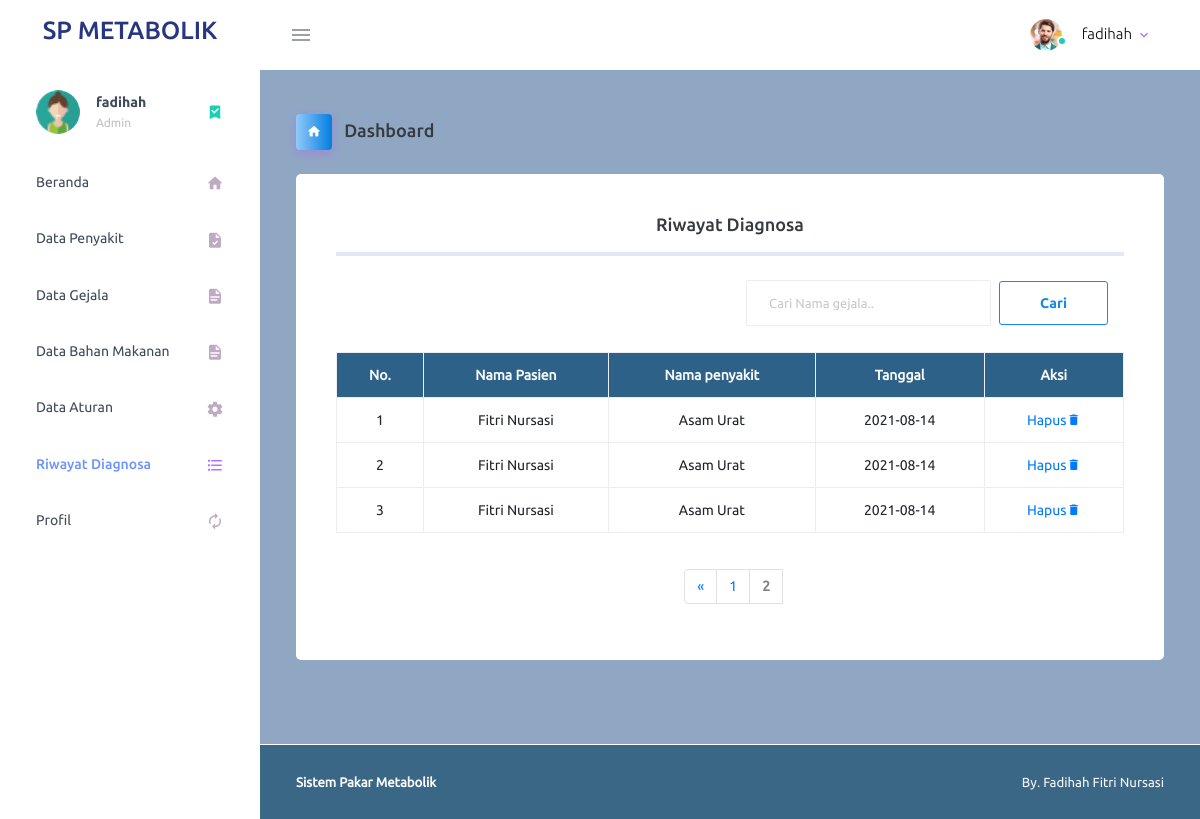
The page /page/dokter/riwayat_diagnosa.php?halaman=2 (signed in) on the database as committed earlier.
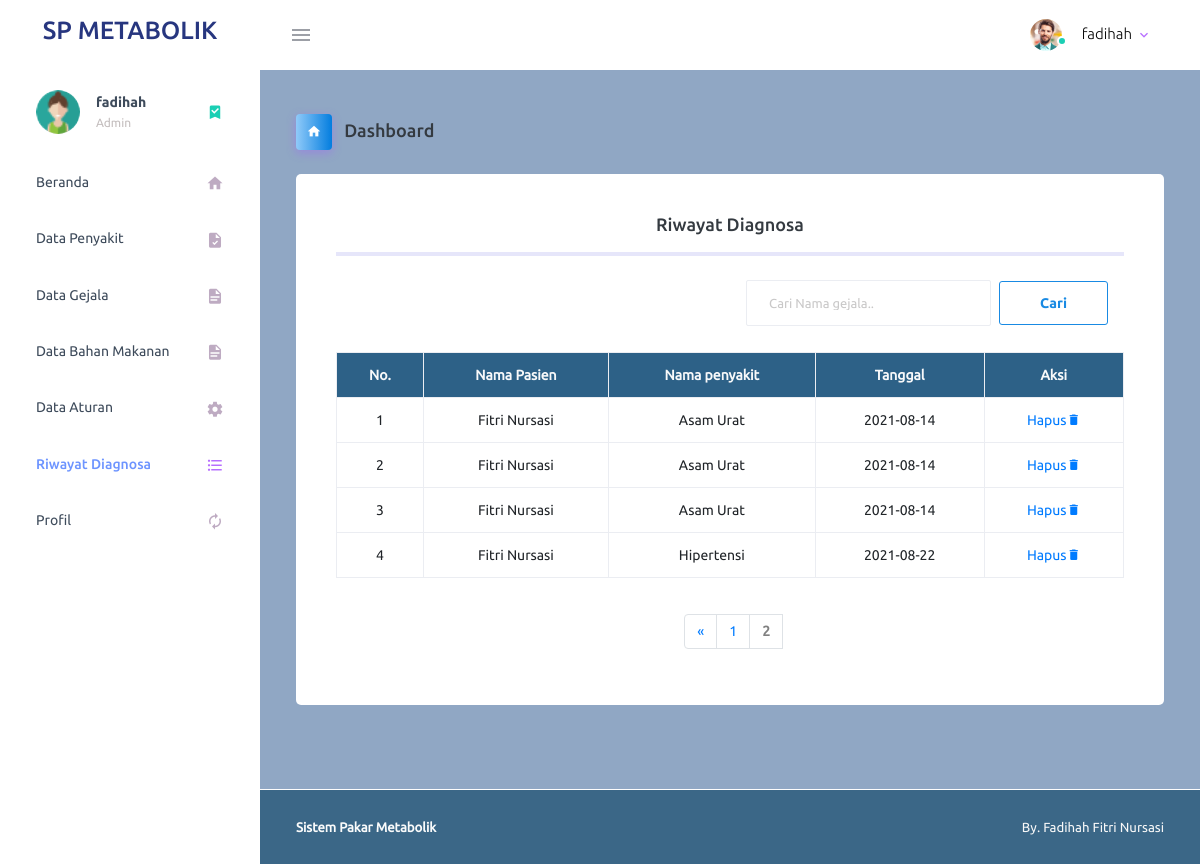
The same page on the database as committed later.
### tables this page shows
CREATE TABLE `hasilkonsultasi` (
  `id_konsultasi` int(11) NOT NULL,
  `id_user` int(11) NOT NULL,
  `id_penyakit` int(11) NOT NULL,
  `tanggal` date NOT NULL,
  `presentation` varchar(10) DEFAULT NULL
);

CREATE TABLE `user` (
  `id_user` int(5) NOT NULL,
  `nama` varchar(30) NOT NULL,
  `username` varchar(15) NOT NULL,
  `email` varchar(30) NOT NULL,
  `jk` varchar(10) NOT NULL,
  `password` varchar(255) NOT NULL,
  `role` varchar(10) DEFAULT NULL,
  `tgl_lahir` date DEFAULT NULL
);

CREATE TABLE `penyakit` (
  `id_penyakit` int(5) NOT NULL,
  `kode_penyakit` varchar(5) NOT NULL,
  `nama_penyakit` varchar(40) NOT NULL,
  `gambar` varchar(100) NOT NULL,
  `keterangan` text NOT NULL,
  `solusi` text NOT NULL,
  `penyebab` text NOT NULL
);

### page/koneksi.php (called while the page is built, shortened)
<?php
$conn = mysqli_connect("localhost", "root", "", "metabolik");
function query($query) {
    global $conn;
    $result = mysqli_query($conn, $query);
    $rows = [];
    while( $row = mysqli_fetch_assoc($result) ) {
        $rows[] = $row;
    }
    return $rows;
}
?>

### page/dokter/riwayat_diagnosa.php (the view, shortened to what the changed rows need)
<?php
require '../koneksi.php';
$jumlahdataperhalaman = 5;
$jumlahdata = count(query("SELECT*FROM hasilkonsultasi"));
$jumlahhalaman = ceil($jumlahdata/$jumlahdataperhalaman);
$halamanaktif = (isset($_GET["halaman"])) ? $_GET["halaman"]:1;
$awaldata = ($jumlahdataperhalaman * $halamanaktif) - $jumlahdataperhalaman;
$dhk = query("SELECT user.nama, penyakit.nama_penyakit,hasilkonsultasi.tanggal,hasilkonsultasi.id_konsultasi
              FROM user, penyakit, hasilkonsultasi
                WHERE user.id_user=hasilkonsultasi.id_user
                  AND penyakit.id_penyakit=hasilkonsultasi.id_penyakit
                  ORDER BY tanggal asc LIMIT $awaldata, $jumlahdataperhalaman
            ");
?>
<!DOCTYPE html>
<html lang="en">
  <head>
    <link rel="stylesheet" href="../vendor/assets/vendors/mdi/css/materialdesignicons.min.css">
    <link rel="stylesheet" href="../vendor/assets/vendors/css/vendor.bundle.base.css">
    <link rel="stylesheet" href="../vendor/assets/css/style.css">
  </head>
  <body>
    <div class="container-scroller">
      <div class="container-fluid page-body-wrapper">
        <div class="main-panel">
          <div class="content-wrapper">
            <div class="row">
              <div class="col-12 grid-margin stretch-card">
                <div class="card">
                  <div class="card-body text-center">
                    <br>
                        <table class="table table-bordered">
                            <tr class="text-center text-light" style="background-color:#2D6187;">
                            <th>No.</th>
                            <th>Nama Pasien</th>
                            <th>Nama penyakit</th>
                            <th>Tanggal</th>
                            <th>Aksi</th>
                            </tr>
                            <?php $i = 1; ?>
                            <?php foreach($dhk as $row) : ?>
                            <tr class="text-center">
                            <td><?= $i; ?></td>
                            <td><?= $row["nama"]; ?> </td>
                            <td><?= $row["nama_penyakit"];?> </td>
                            <td><?= $row["tanggal"]; ?> </td>
                            <td>
                              <a href="hapus_riwayat.php?id=<?= $row["id_konsultasi"];?>" onclick=" return confirm('Yakin ingin menghapus data ?');">Hapus<a class="mdi mdi-delete"></a></a>
                            </td>
                            </tr>
                            <?php $i++; ?>
                            <?php endforeach; ?>
                        </table><br><br>
                        <div class="container">
                          <div class="row">
                            <div class="col-md-6 offset-md-5">
                              <nav aria-label="Page navigation example">
                                <ul class="pagination">
                                  <li class="page-item">
                                    <?php if($halamanaktif>1) :?>
                                      <a class="page-link" href="?halaman=<?= $halamanaktif-1; ?>" aria-label="Previous">
                                        <span aria-hidden="true">&laquo;</span>
                                      </a>
                                    <?php endif ;?>
                                    <?php for($i=1; $i<=$jumlahhalaman; $i++) :?>
                                    <?php if($i==$halamanaktif) : ?>
                                      <a class="page-link" href="?halaman=<?= $i;?>" style="font-weight: bold; color: grey;"> <?= $i; ?> </a>
                                    <?php else :?>
                                      <li class="page-item"><a class="page-link" href="?halaman=<?= $i;?>"> <?= $i; ?> </a></li>
                                        <?php endif; ?>
                                        <?php endfor; ?>
                                      </li>
                                  </ul>
                              </nav>
                            </div>
                          </div>
                        </div>
                  </div>
                </div>
              </div>
            </div>
          </div>
        </div>
      </div>
    </div>
  </body>
</html>

Rows that differ between the two databases and show on the page:
added hasilkonsultasi: id_user.nama "Fitri Nursasi", id_penyakit.nama_penyakit "Hipertensi", tanggal "2021-08-22"
